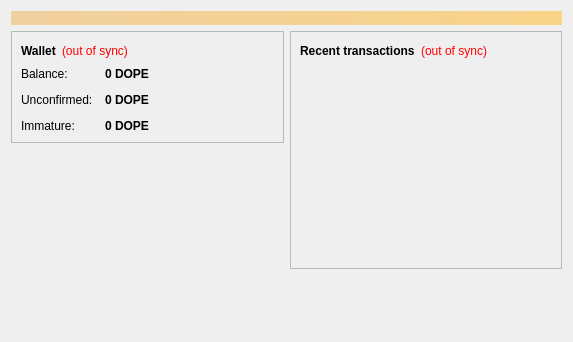
<?xml version="1.0" encoding="UTF-8"?>
<ui version="4.0">
 <class>OverviewPage</class>
 <widget class="QWidget" name="OverviewPage">
  <property name="geometry">
   <rect>
    <x>0</x>
    <y>0</y>
    <width>573</width>
    <height>342</height>
   </rect>
  </property>
  <property name="windowTitle">
   <string>Form</string>
  </property>
  <layout class="QVBoxLayout" name="topLayout">
   <item>
    <widget class="QLabel" name="labelAlerts">
     <property name="visible">
      <bool>false</bool>
     </property>
     <property name="styleSheet">
      <string notr="true">background-color: qlineargradient(x1: 0, y1: 0, x2: 1, y2: 0, stop:0 #F0D0A0, stop:1 #F8D488); color:#000000;</string>
     </property>
     <property name="wordWrap">
      <bool>true</bool>
     </property>
     <property name="margin">
      <number>3</number>
     </property>
    </widget>
   </item>
   <item>
    <layout class="QHBoxLayout" name="horizontalLayout" stretch="1,1">
     <item>
      <layout class="QVBoxLayout" name="verticalLayout_2">
       <item>
        <widget class="QFrame" name="frame">
         <property name="frameShape">
          <enum>QFrame::StyledPanel</enum>
         </property>
         <property name="frameShadow">
          <enum>QFrame::Raised</enum>
         </property>
         <layout class="QVBoxLayout" name="verticalLayout_4">
          <item>
           <layout class="QHBoxLayout" name="horizontalLayout_4">
            <item>
             <widget class="QLabel" name="label_5">
              <property name="font">
               <font>
                <weight>75</weight>
                <bold>true</bold>
               </font>
              </property>
              <property name="text">
               <string>Wallet</string>
              </property>
             </widget>
            </item>
            <item>
             <widget class="QLabel" name="labelWalletStatus">
              <property name="toolTip">
               <string>The displayed information may be out of date. Your wallet automatically synchronizes with the Dopecoin network after a connection is established, but this process has not completed yet.</string>
              </property>
              <property name="styleSheet">
               <string notr="true">QLabel { color: red; }</string>
              </property>
              <property name="text">
               <string notr="true">(out of sync)</string>
              </property>
              <property name="alignment">
               <set>Qt::AlignLeading|Qt::AlignLeft|Qt::AlignVCenter</set>
              </property>
             </widget>
            </item>
            <item>
             <spacer name="horizontalSpacer_2">
              <property name="orientation">
               <enum>Qt::Horizontal</enum>
              </property>
              <property name="sizeHint" stdset="0">
               <size>
                <width>40</width>
                <height>20</height>
               </size>
              </property>
             </spacer>
            </item>
           </layout>
          </item>
          <item>
           <layout class="QFormLayout" name="formLayout_2">
            <property name="fieldGrowthPolicy">
             <enum>QFormLayout::AllNonFixedFieldsGrow</enum>
            </property>
            <property name="horizontalSpacing">
             <number>12</number>
            </property>
            <property name="verticalSpacing">
             <number>12</number>
            </property>
            <item row="0" column="0">
             <widget class="QLabel" name="label">
              <property name="text">
               <string>Balance:</string>
              </property>
             </widget>
            </item>
            <item row="0" column="1">
             <widget class="QLabel" name="labelBalance">
              <property name="font">
               <font>
                <weight>75</weight>
                <bold>true</bold>
               </font>
              </property>
              <property name="cursor">
               <cursorShape>IBeamCursor</cursorShape>
              </property>
              <property name="toolTip">
               <string>Your current balance</string>
              </property>
              <property name="text">
               <string notr="true">0 DOPE</string>
              </property>
              <property name="textInteractionFlags">
               <set>Qt::LinksAccessibleByMouse|Qt::TextSelectableByKeyboard|Qt::TextSelectableByMouse</set>
              </property>
             </widget>
            </item>
            <item row="1" column="0">
             <widget class="QLabel" name="label_3">
              <property name="text">
               <string>Unconfirmed:</string>
              </property>
             </widget>
            </item>
            <item row="1" column="1">
             <widget class="QLabel" name="labelUnconfirmed">
              <property name="font">
               <font>
                <weight>75</weight>
                <bold>true</bold>
               </font>
              </property>
              <property name="cursor">
               <cursorShape>IBeamCursor</cursorShape>
              </property>
              <property name="toolTip">
               <string>Total of transactions that have yet to be confirmed, and do not yet count toward the current balance</string>
              </property>
              <property name="text">
               <string notr="true">0 DOPE</string>
              </property>
              <property name="textInteractionFlags">
               <set>Qt::LinksAccessibleByMouse|Qt::TextSelectableByKeyboard|Qt::TextSelectableByMouse</set>
              </property>
             </widget>
            </item>
            <item row="2" column="0">
             <widget class="QLabel" name="labelImmatureText">
              <property name="text">
               <string>Immature:</string>
              </property>
             </widget>
            </item>
            <item row="2" column="1">
             <widget class="QLabel" name="labelImmature">
              <property name="font">
               <font>
                <weight>75</weight>
                <bold>true</bold>
               </font>
              </property>
              <property name="toolTip">
               <string>Mined balance that has not yet matured</string>
              </property>
              <property name="text">
               <string notr="true">0 DOPE</string>
              </property>
              <property name="textInteractionFlags">
               <set>Qt::LinksAccessibleByMouse|Qt::TextSelectableByKeyboard|Qt::TextSelectableByMouse</set>
              </property>
             </widget>
            </item>
           </layout>
          </item>
         </layout>
        </widget>
       </item>
       <item>
        <spacer name="verticalSpacer">
         <property name="orientation">
          <enum>Qt::Vertical</enum>
         </property>
         <property name="sizeHint" stdset="0">
          <size>
           <width>20</width>
           <height>40</height>
          </size>
         </property>
        </spacer>
       </item>
      </layout>
     </item>
     <item>
      <layout class="QVBoxLayout" name="verticalLayout_3">
       <item>
        <widget class="QFrame" name="frame_2">
         <property name="frameShape">
          <enum>QFrame::StyledPanel</enum>
         </property>
         <property name="frameShadow">
          <enum>QFrame::Raised</enum>
         </property>
         <layout class="QVBoxLayout" name="verticalLayout">
          <item>
           <layout class="QHBoxLayout" name="horizontalLayout_2">
            <item>
             <widget class="QLabel" name="label_4">
              <property name="text">
               <string>&lt;b&gt;Recent transactions&lt;/b&gt;</string>
              </property>
             </widget>
            </item>
            <item>
             <widget class="QLabel" name="labelTransactionsStatus">
              <property name="toolTip">
               <string>The displayed information may be out of date. Your wallet automatically synchronizes with the Dopecoin network after a connection is established, but this process has not completed yet.</string>
              </property>
              <property name="styleSheet">
               <string notr="true">QLabel { color: red; }</string>
              </property>
              <property name="text">
               <string notr="true">(out of sync)</string>
              </property>
              <property name="alignment">
               <set>Qt::AlignRight|Qt::AlignTrailing|Qt::AlignVCenter</set>
              </property>
             </widget>
            </item>
            <item>
             <spacer name="horizontalSpacer">
              <property name="orientation">
               <enum>Qt::Horizontal</enum>
              </property>
              <property name="sizeHint" stdset="0">
               <size>
                <width>40</width>
                <height>20</height>
               </size>
              </property>
             </spacer>
            </item>
           </layout>
          </item>
          <item>
           <widget class="QListView" name="listTransactions">
            <property name="styleSheet">
             <string notr="true">QListView { background: transparent; }</string>
            </property>
            <property name="frameShape">
             <enum>QFrame::NoFrame</enum>
            </property>
            <property name="verticalScrollBarPolicy">
             <enum>Qt::ScrollBarAlwaysOff</enum>
            </property>
            <property name="horizontalScrollBarPolicy">
             <enum>Qt::ScrollBarAlwaysOff</enum>
            </property>
            <property name="selectionMode">
             <enum>QAbstractItemView::NoSelection</enum>
            </property>
           </widget>
          </item>
         </layout>
        </widget>
       </item>
       <item>
        <spacer name="verticalSpacer_2">
         <property name="orientation">
          <enum>Qt::Vertical</enum>
         </property>
         <property name="sizeHint" stdset="0">
          <size>
           <width>20</width>
           <height>40</height>
          </size>
         </property>
        </spacer>
       </item>
      </layout>
     </item>
    </layout>
   </item>
  </layout>
 </widget>
 <resources/>
 <connections/>
</ui>
